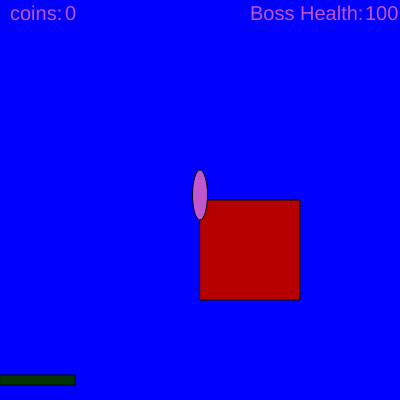
Frame 1 (no input)
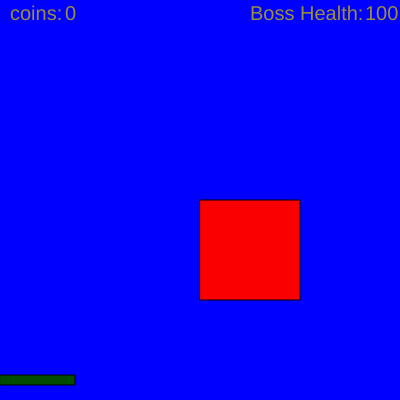
Frame 60 (no input)
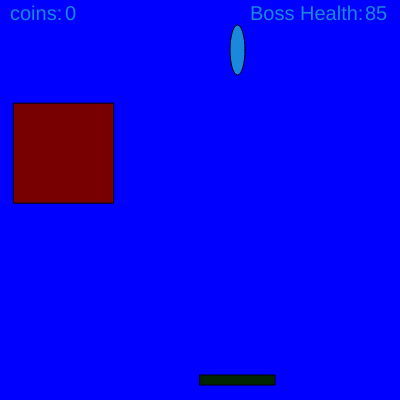
Frame 120 (the mouse pressed at the canvas centre since frame 60)

The p5.js sketch that drew these frames (run headless with seeded random() and noise() and a simulated clock; from frame 60 on, the mouse is pressed at the canvas centre):

// p5.js sketch
// ── sketch.js
var youlose = 0;
var projectileY = 2000;
var projectileX = -100;
var attack = 0;
var coins = 0;
var youwin = 0;
var health = 100;
var score = 0;
var cheesecakeX = 200;
var cheesecakeY = 200;
var cucumberY = 200;
var cucumberX = 200;
function setup() {
  noCursor();
  createCanvas(400, 400);
}

function draw() {
  textSize(20);
  youwin = youwin - 1;
  attack = attack + 1;
  youlose = youlose - 1;
  cucumberY = cucumberY - 5;
  background(0, 0, 255);

  fill(255, 255, 255);
  fill(random(255), 0, 0);
  rect(cheesecakeX, cheesecakeY, 100);
  fill(0, random(255), 0);
  rect(mouseX, 375, 75, 10);
  fill(0, 255, 0);
  fill(random(255), random(255), random(255));
  text("Boss Health:", 250, 20);
  text("coins:", 10, 20);
  text(coins, 65, 20);
  text(health, 365, 20);
  ellipse(cucumberX, cucumberY, 15, 50);
  if (health <= 0) {
    coins = coins + 3;
    youwin = 500;
    health = 100;
  }
  if (youwin > 0) {
    textSize(75);
    fill(0, 255, 0);
    text("YOU WIN", 40, 230);
  }
  if (
    cucumberX > cheesecakeX &&
    cucumberX < cheesecakeX + 100 &&
    cucumberY > cheesecakeY &&
    cucumberY < cheesecakeY + 100
  ) {
    health = health - 5;
    cheesecakeX = random(300);
    cheesecakeY = random(225);
  }

  projectileY = projectileY + 1;
  ellipse(projectileX, projectileY, 20, 20);
  if (youlose > 0) {
    textSize(75);
    text("YOU LOSE", 20, 230);
  }
  if (
    projectileX > mouseX &&
    projectileX < mouseX + 75 &&
    projectileY > 365 &&
    projectileY < 385
  ) {
    youlose = 500;
    textSize(20);
  }

  if (attack >= 500) {
    projectileY = cheesecakeY + 100;
    projectileX = cheesecakeX + 50;
    attack = 0;
  }
}
function mousePressed() {
  cucumberX = mouseX + 37.5;
  cucumberY = 350;
}
